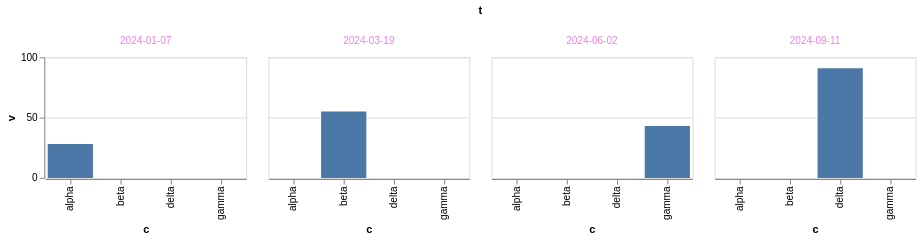

Specify this chart in Vega-Lite:
### Vega-Lite specification from a JSON file in a GitHub repository (floating-point values rounded to 4 significant figures)
{"$schema": "https://vega.github.io/schema/vega-lite/v6.json", "width": 200, "height": 120, "data": {"values": [{"c": "alpha", "v": 28, "w": 3, "t": "2024-01-07"}, {"c": "beta", "v": 55, "w": 7, "t": "2024-03-19"}, {"c": "gamma", "v": 43, "w": 5, "t": "2024-06-02"}, {"c": "delta", "v": 91, "w": 9, "t": "2024-09-11"}]}, "mark": "bar", "encoding": {"x": {"field": "c", "type": "nominal"}, "y": {"field": "v", "type": "quantitative"}, "column": {"field": "t", "type": "ordinal"}}, "config": {"header": {"labelColor": "violet"}}}
